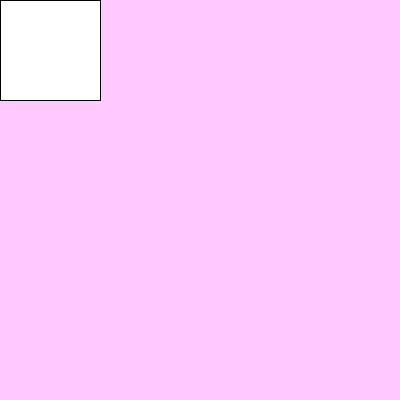
Frame 1 (no input)
Frame 60 (the mouse pressed at the canvas centre just before this capture): identical to frame 1, image omitted
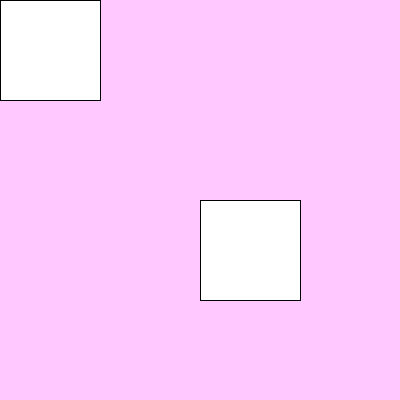
Frame 120 (the mouse held since frame 60 and released just before this capture)

The Processing sketch that drew these frames (run headless with seeded random() and noise(); from frame 60 on, the mouse is pressed at the canvas centre):

// Processing sketch: week17_2
// ── week17_2.pde
void setup()
{
   size(400,400);
   background(255,200,255);
}
void draw()
{
  rect(mouseX,mouseY,100,100);
}
